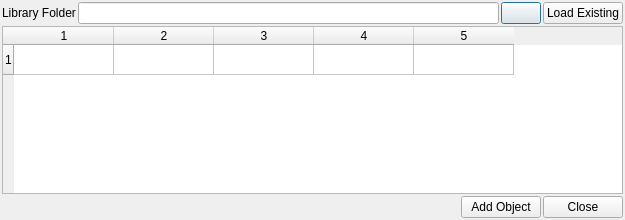
<?xml version="1.0" encoding="UTF-8"?>
<ui version="4.0">
 <class>ModelKitDialog</class>
 <widget class="QDialog" name="ModelKitDialog">
  <property name="geometry">
   <rect>
    <x>0</x>
    <y>0</y>
    <width>625</width>
    <height>220</height>
   </rect>
  </property>
  <property name="minimumSize">
   <size>
    <width>625</width>
    <height>220</height>
   </size>
  </property>
  <property name="windowTitle">
   <string>Phineas Model Kit</string>
  </property>
  <layout class="QVBoxLayout" name="main_layout">
   <property name="spacing">
    <number>2</number>
   </property>
   <property name="leftMargin">
    <number>2</number>
   </property>
   <property name="topMargin">
    <number>2</number>
   </property>
   <property name="rightMargin">
    <number>2</number>
   </property>
   <property name="bottomMargin">
    <number>2</number>
   </property>
   <item>
    <spacer name="verticalSpacer">
     <property name="orientation">
      <enum>Qt::Orientation::Vertical</enum>
     </property>
     <property name="sizeHint" stdset="0">
      <size>
       <width>20</width>
       <height>2</height>
      </size>
     </property>
    </spacer>
   </item>
   <item>
    <layout class="QHBoxLayout" name="lib_loader_layout">
     <item>
      <widget class="QLabel" name="libraryload_lable">
       <property name="text">
        <string>Library Folder</string>
       </property>
      </widget>
     </item>
     <item>
      <widget class="QLineEdit" name="libraryload_le"/>
     </item>
     <item>
      <widget class="QPushButton" name="select_lib_path_btn">
       <property name="text">
        <string/>
       </property>
       <property name="icon">
        <iconset>
         <normaloff>:fileOpen.png</normaloff>:fileOpen.png</iconset>
       </property>
      </widget>
     </item>
     <item>
      <widget class="QPushButton" name="load_library_btn">
       <property name="text">
        <string>Load Existing</string>
       </property>
      </widget>
     </item>
    </layout>
   </item>
   <item>
    <widget class="QTableWidget" name="table_wdg">
     <property name="rowCount">
      <number>1</number>
     </property>
     <property name="columnCount">
      <number>5</number>
     </property>
     <row/>
     <column/>
     <column/>
     <column/>
     <column/>
     <column/>
    </widget>
   </item>
   <item>
    <layout class="QHBoxLayout" name="button_layout">
     <item>
      <spacer name="horizontalSpacer">
       <property name="orientation">
        <enum>Qt::Orientation::Horizontal</enum>
       </property>
       <property name="sizeHint" stdset="0">
        <size>
         <width>2</width>
         <height>20</height>
        </size>
       </property>
      </spacer>
     </item>
     <item>
      <spacer name="horizontalSpacer_2">
       <property name="orientation">
        <enum>Qt::Orientation::Horizontal</enum>
       </property>
       <property name="sizeType">
        <enum>QSizePolicy::Policy::Expanding</enum>
       </property>
       <property name="sizeHint" stdset="0">
        <size>
         <width>40</width>
         <height>20</height>
        </size>
       </property>
      </spacer>
     </item>
     <item>
      <widget class="QPushButton" name="add_btn">
       <property name="text">
        <string>Add Object</string>
       </property>
      </widget>
     </item>
     <item>
      <widget class="QPushButton" name="close_btn">
       <property name="text">
        <string>Close</string>
       </property>
      </widget>
     </item>
    </layout>
   </item>
  </layout>
 </widget>
 <resources/>
 <connections/>
</ui>
